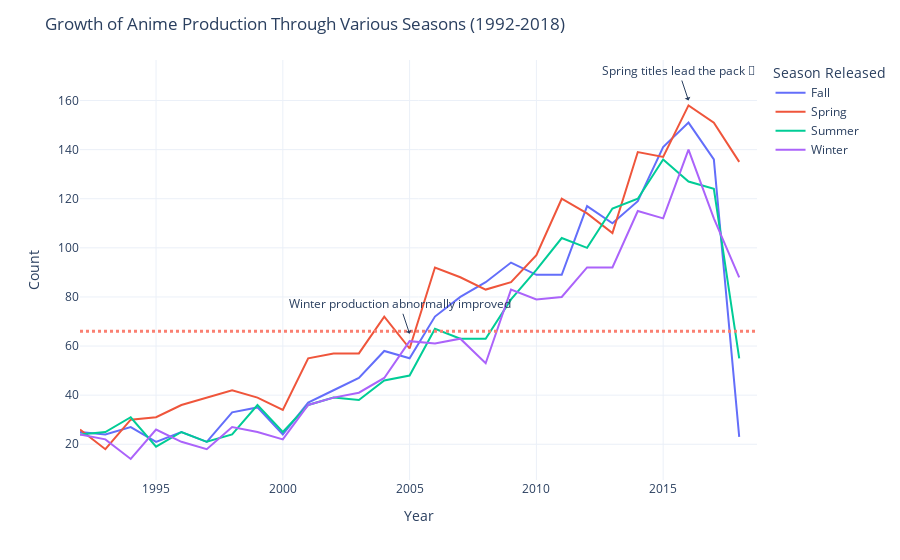

Write notebook code for a chart like this one.
### Markdown cell above
> There were a few things to note:
> * Overally, yearly anime productions have gone up since the 90s. 
>
> * **Spring** has the most releases while **Winter** has the fewest. However, it is noteworthy that **Winter** lead in production in 2005 while production of anime in the other seasons dropped. 
>
> * **Fall** and **Spring** numbers have significantly improved over the three decades. Could these seasons seemingly be the most popular among the viewership?

### Code cell
df_agg = df_animes.groupby(['year_released', 'season_released'])['title'].count().reset_index()
fig = px.line(df_agg, x='year_released', y='title', color='season_released',
                labels={'season_released':'Season Released', 'year_released':'Year','title':'Count'})
fig.update_layout(title='Growth of Anime Production Through Various Seasons (1992-2018)', template='plotly_white')
fig.add_shape( # add a horizontal "target" line
    type="line", line_color="salmon", line_width=3, opacity=1, line_dash="dot",
    x0=0, x1=1, xref="paper", y0=66, y1=66, yref="y"
)
fig.add_annotation( # add a text callout with arrow
    text="Spring titles lead the pack 🍃", x="2016", y=160, arrowhead=1, showarrow=True
)
fig.add_annotation(text="Winter production abnormally improved", x="2005", y=65, arrowhead=1, showarrow=True
)

### Figure 1 — Plotly figure (JSON) as saved in the notebook; plotly's stock layout.template omitted (floating-point values rounded to 4 significant figures)
{"data": [{"hovertemplate": "Season Released=Fall<br>Year=%{x}<br>Count=%{y}<extra></extra>", "legendgroup": "Fall", "line": {"color": "#636efa", "dash": "solid"}, "marker": {"symbol": "circle"}, "mode": "lines", "name": "Fall", "orientation": "v", "showlegend": true, "type": "scatter", "x": [1992, 1993, 1994, 1995, 1996, 1997, 1998, 1999, 2000, 2001, 2002, 2003, 2004, 2005, 2006, 2007, 2008, 2009, 2010, 2011, 2012, 2013, 2014, 2015, 2016, 2017, 2018], "xaxis": "x", "y": [25, 24, 27, 21, 25, 21, 33, 35, 24, 37, 42, 47, 58, 55, 72, 80, 86, 94, 89, 89, 117, 110, 119, 141, 151, 136, 23], "yaxis": "y"}, {"hovertemplate": "Season Released=Spring<br>Year=%{x}<br>Count=%{y}<extra></extra>", "legendgroup": "Spring", "line": {"color": "#EF553B", "dash": "solid"}, "marker": {"symbol": "circle"}, "mode": "lines", "name": "Spring", "orientation": "v", "showlegend": true, "type": "scatter", "x": [1992, 1993, 1994, 1995, 1996, 1997, 1998, 1999, 2000, 2001, 2002, 2003, 2004, 2005, 2006, 2007, 2008, 2009, 2010, 2011, 2012, 2013, 2014, 2015, 2016, 2017, 2018], "xaxis": "x", "y": [26, 18, 30, 31, 36, 39, 42, 39, 34, 55, 57, 57, 72, 59, 92, 88, 83, 86, 97, 120, 114, 106, 139, 137, 158, 151, 135], "yaxis": "y"}, {"hovertemplate": "Season Released=Summer<br>Year=%{x}<br>Count=%{y}<extra></extra>", "legendgroup": "Summer", "line": {"color": "#00cc96", "dash": "solid"}, "marker": {"symbol": "circle"}, "mode": "lines", "name": "Summer", "orientation": "v", "showlegend": true, "type": "scatter", "x": [1992, 1993, 1994, 1995, 1996, 1997, 1998, 1999, 2000, 2001, 2002, 2003, 2004, 2005, 2006, 2007, 2008, 2009, 2010, 2011, 2012, 2013, 2014, 2015, 2016, 2017, 2018], "xaxis": "x", "y": [24, 25, 31, 19, 25, 21, 24, 36, 25, 36, 39, 38, 46, 48, 67, 63, 63, 79, 91, 104, 100, 116, 120, 136, 127, 124, 55], "yaxis": "y"}, {"hovertemplate": "Season Released=Winter<br>Year=%{x}<br>Count=%{y}<extra></extra>", "legendgroup": "Winter", "line": {"color": "#ab63fa", "dash": "solid"}, "marker": {"symbol": "circle"}, "mode": "lines", "name": "Winter", "orientation": "v", "showlegend": true, "type": "scatter", "x": [1992, 1993, 1994, 1995, 1996, 1997, 1998, 1999, 2000, 2001, 2002, 2003, 2004, 2005, 2006, 2007, 2008, 2009, 2010, 2011, 2012, 2013, 2014, 2015, 2016, 2017, 2018], "xaxis": "x", "y": [24, 22, 14, 26, 21, 18, 27, 25, 22, 36, 39, 41, 47, 62, 61, 63, 53, 83, 79, 80, 92, 92, 115, 112, 140, 112, 88], "yaxis": "y"}], "layout": {"annotations": [{"arrowhead": 1, "showarrow": true, "text": "Spring titles lead the pack 🍃", "x": "2016", "y": 160}, {"arrowhead": 1, "showarrow": true, "text": "Winter production abnormally improved", "x": "2005", "y": 65}], "legend": {"title": {"text": "Season Released"}, "tracegroupgap": 0}, "margin": {"t": 60}, "shapes": [{"line": {"color": "salmon", "dash": "dot", "width": 3}, "opacity": 1, "type": "line", "x0": 0, "x1": 1, "xref": "paper", "y0": 66, "y1": 66, "yref": "y"}], "title": {"text": "Growth of Anime Production Through Various Seasons (1992-2018)"}, "xaxis": {"anchor": "y", "domain": [0, 1], "title": {"text": "Year"}}, "yaxis": {"anchor": "x", "domain": [0, 1], "title": {"text": "Count"}}}}
